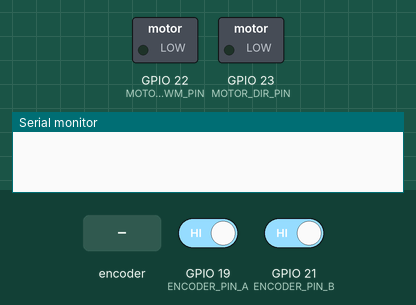
Recording of a sketch running on a simulated ESP32. Shown: switched loads named in the sketch (green lamp = pin HIGH), the last lines printed to the serial monitor. The test bench sets the inputs (shaded band); at power-on: GPIO 19 (ENCODER_PIN_A) HIGH, GPIO 21 (ENCODER_PIN_B) HIGH.

Above: at 0.05 s.
At 1.25 s:
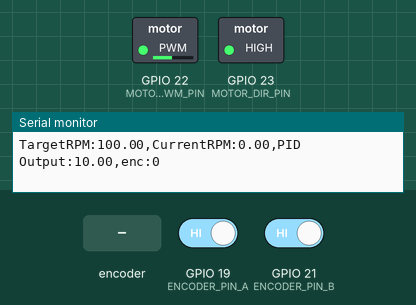
1.3 s: rotary encoder on GPIO 19 (ENCODER_PIN_A) / GPIO 21 (ENCODER_PIN_B) turned 3 steps (first pin leading)
At 3.1 s:
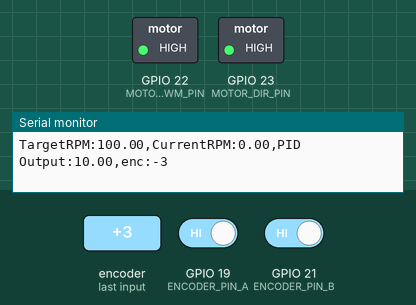
Timing chart, 0 to 4.6 s (numbered marks = the images above; inputs shaded):
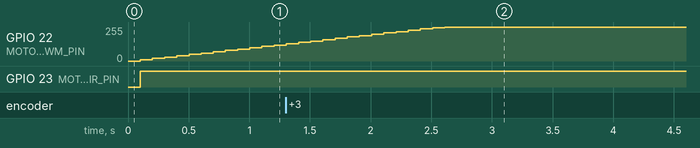

The sketch:

pidtest.ino
```cpp
#include <Arduino.h>
#include <PID_v1.h>

// Pins
#define ENCODER_PIN_A 19
#define ENCODER_PIN_B 21
#define MOTOR_PWM_PIN 22
#define MOTOR_DIR_PIN 23

// Constants
const float reduction_ratio = 13.7;  // Gear reduction
const int encoder_ppr = 13;          // Pulses per revolution of motor shaft
const float wheel_diameter = 120.0;  // Wheel diameter in mm

int currentState;
int lastState;

// Variables
volatile long encoder_count = 0;  // Encoder pulse count
float target_rpm = 100.0;           // Target RPM
float current_rpm = 0.0;          // Measured RPM
float motor_pwm = 0.0;            // PID output

// PID variables
double pid_input, pid_output, pid_setpoint;
PID pid(&pid_input, &pid_output, &pid_setpoint, 0.1, 0.0, 0.0, DIRECT);  // Tune Kp, Ki, Kd

// Encoder ISR
void IRAM_ATTR encoder_isr() {
  currentState = digitalRead(ENCODER_PIN_A);
  if (currentState != lastState && currentState == 1) {
    if (digitalRead(ENCODER_PIN_B) != currentState)
      encoder_count--;
    else
      encoder_count++;
  }
  lastState = currentState;
}

// Function to calculate RPM
void calculate_rpm() {
  static unsigned long last_time = 0;
  unsigned long now = millis();
  static long last_encoder_count = 0;

  long delta_count = encoder_count - last_encoder_count;
  last_encoder_count = encoder_count;

  float time_diff = (now - last_time) / 1000.0;  // Time difference in seconds
  if (time_diff > 0) {
    float motor_rps = (float)delta_count / encoder_ppr / time_diff;
    current_rpm = motor_rps * 60.0 / reduction_ratio;  // Convert to RPM
  }

  last_time = now;
}

// Motor control function
void set_motor_speed(float pwm_value) {
  if (pwm_value >= 0) {
    digitalWrite(MOTOR_DIR_PIN, HIGH);  // Forward direction
  } else {
    digitalWrite(MOTOR_DIR_PIN, LOW);  // Reverse direction
    pwm_value = -pwm_value;            // Make PWM value positive
  }
  pwm_value = constrain(pwm_value, 0, 255);  // Limit PWM to 0-255
  analogWrite(MOTOR_PWM_PIN, pwm_value);
}

// Setup function
void setup() {
  // Initialize Serial
  Serial.begin(115200);

  // Initialize encoder pins
  pinMode(ENCODER_PIN_A, INPUT_PULLUP);
  pinMode(ENCODER_PIN_B, INPUT_PULLUP);
  attachInterrupt(digitalPinToInterrupt(ENCODER_PIN_A), encoder_isr, CHANGE);

  // Initialize motor pins
  pinMode(MOTOR_DIR_PIN, OUTPUT);
  digitalWrite(MOTOR_DIR_PIN, LOW);  // Default direction
  pinMode(MOTOR_PWM_PIN, OUTPUT);

  // PID Setup
  pid.SetMode(AUTOMATIC);
  pid.SetOutputLimits(-255, 255);  // Allow positive and negative outputs for direction control
}

// Main loop
void loop() {
  static unsigned long last_pid_time = 0;

  // Calculate RPM every 100ms
  if (millis() - last_pid_time >= 100) {
    calculate_rpm();

    // PID control
    pid_input = current_rpm;
    pid_setpoint = target_rpm;
    pid.Compute();
    motor_pwm+=pid_output;
    set_motor_speed(motor_pwm);  // Update motor speed and direction

    //Print debug information
    Serial.print("TargetRPM:");
    Serial.print(target_rpm);
    Serial.print(",");
    Serial.print("CurrentRPM:");
    Serial.print(current_rpm);
    Serial.print(",");
    Serial.print("PID Output:");
    Serial.print(pid_output);
    Serial.print(",");
    Serial.print("enc:");
    Serial.println(encoder_count);

    last_pid_time = millis();
  }

  // Simulate input for testing (replace this with Serial input or buttons)
  if (Serial.available()) {
    char command = Serial.read();
    if (command == 'w') {
      target_rpm += 10.0;  // Increase RPM
    } else if (command == 's') {
      target_rpm = max(0.0, target_rpm - 10.0);  // Decrease RPM
    } else if (command == 'x') {
      target_rpm = 0.0;  // Stop motor
    }
  }
}
```
